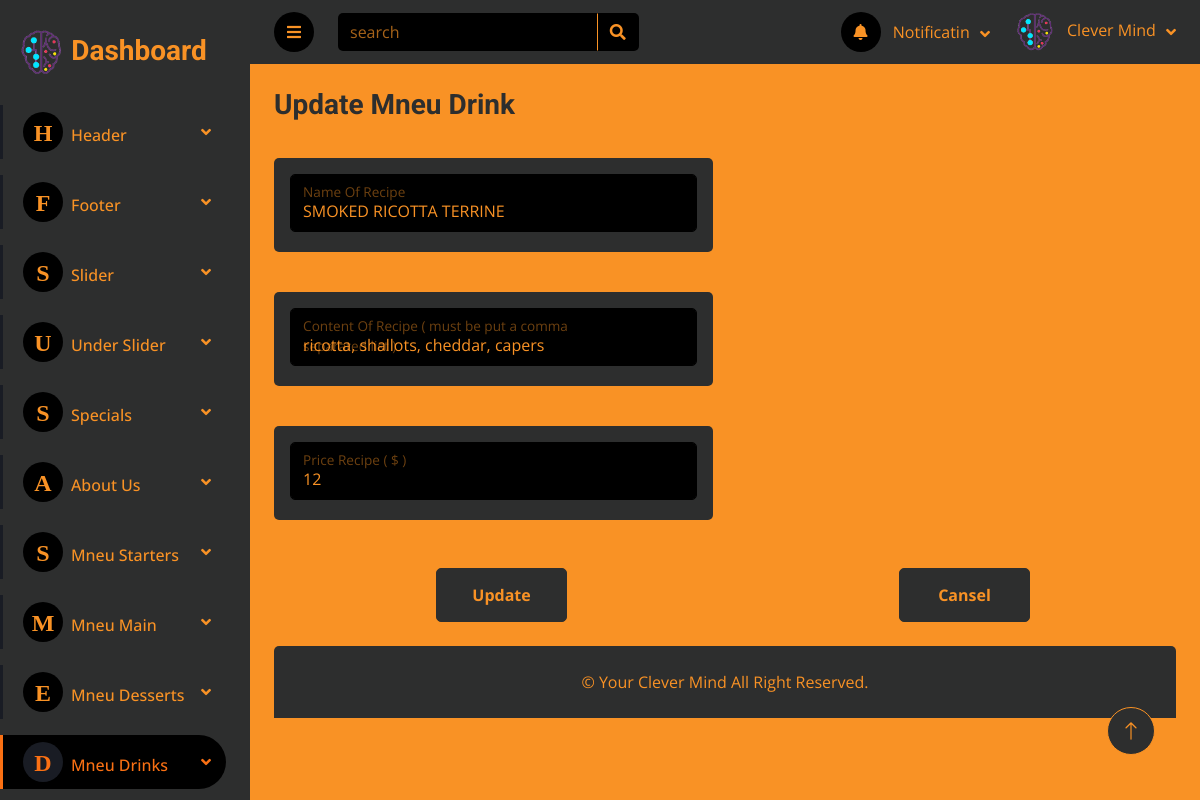
Screenshot of /Dashboard/add_mneu_cart_drinks.php?edit_drinks=2 with the database file from the repository.
### tables this page shows
CREATE TABLE `mneu_cart_drinks` (
  `id_cart_drinks` int(11) NOT NULL,
  `name_recipe_drinks` varchar(200) NOT NULL,
  `content_recipe_drinks` varchar(300) NOT NULL,
  `price_recipe_drinks` varchar(100) NOT NULL
);

### Dashboard/inc/Functions.php (called while the page is built, shortened)
<?php
include "connection.php";
if(isset($_GET['edit_drinks'])){
   $id_cart_drinks=$_GET['edit_drinks'];
   $update=true;
   $sql="SELECT * FROM `mneu_cart_drinks` WHERE `id_cart_drinks`='$id_cart_drinks'";
   $query=mysqli_query($conn,$sql);
   while ($row=mysqli_fetch_assoc($query)) {
      $name_recipe_drinks = $row['name_recipe_drinks'];
      $content_recipe_drinks = $row['content_recipe_drinks'];
      $price_recipe_drinks = $row['price_recipe_drinks'];
   }
}
?>

### Dashboard/add_mneu_cart_drinks.php (the view, shortened to what this page needs)
<?php
include "inc/connection.php";
include "inc/Functions.php";
include "inc/header.php";
?>
                <div class="navbar-nav nv w-100">
                    <div class="nav-item dropdown mb-3">
                        <a href="#" class="nav-link dropdown-toggle" data-bs-toggle="dropdown"><i class="fa me-2"><span style="font-size: 24px;">H</span></i>Header</a>
                    </div>
                    <div class="nav-item dropdown mb-3">
                        <a href="#" class="nav-link dropdown-toggle" data-bs-toggle="dropdown"><i class="fa me-2"><span style="font-size: 24px;">F</span></i>Footer</a>
                    </div>
                    <div class="nav-item dropdown mb-3">
                        <a href="#" class="nav-link dropdown-toggle" data-bs-toggle="dropdown"><i class="fa me-2"><span style="font-size: 24px;">S</span></i>Slider</a>
                    </div>
                    <div class="nav-item dropdown mb-3">
                        <a href="#" class="nav-link dropdown-toggle" data-bs-toggle="dropdown"><i class="fa me-2"><span style="font-size: 24px;">U</span></i>Under Slider</a>
                    </div>
                    <div class="nav-item dropdown mb-3">
                        <a href="#" class="nav-link dropdown-toggle" data-bs-toggle="dropdown"><i class="fa me-2"><span style="font-size: 24px;">S</span></i>Specials</a>
                    </div>
                    <div class="nav-item dropdown mb-3">
                        <a href="#" class="nav-link dropdown-toggle" data-bs-toggle="dropdown"><i class="fa me-2"><span style="font-size: 24px;">A</span></i>About Us</a>
                    </div>
                    <div class="nav-item dropdown mb-3">
                        <a href="#" class="nav-link dropdown-toggle" data-bs-toggle="dropdown"><i class="fa me-2"><span style="font-size: 24px;">S</span></i>Mneu Starters</a>
                    </div>
                    <div class="nav-item dropdown mb-3">
                        <a href="#" class="nav-link dropdown-toggle" data-bs-toggle="dropdown"><i class="fa me-2"><span style="font-size: 24px;">M</span></i>Mneu Main</a>
                    </div>
                    <div class="nav-item dropdown mb-3">
                        <a href="#" class="nav-link dropdown-toggle" data-bs-toggle="dropdown"><i class="fa me-2"><span style="font-size: 24px;">E</span></i>Mneu Desserts</a>
                    </div>
                    <div class="nav-item dropdown mb-3">
                        <a href="#" class="nav-link dropdown-toggle active" data-bs-toggle="dropdown"><i class="fa me-2"><span style="font-size: 24px;">D</span></i>Mneu Drinks</a>
                    </div>
                </div>
            </nav>
        </div>
        <div class="content">
           <?php
            include "inc/navbar.php";
           ?>
            <div class="container-fluid pt-4 px-4">
                <form action="<?php echo $_SERVER['PHP_SELF'] ?>" method="POST" enctype="multipart/form-data">
                    <div class="row g-4">
                        <div class="col-lg-6 col-xl-6">
                            <?php if($update==true || $edit==true): ?>
                                <h3 class="text-secondary alert-link">Update Mneu Drink</h3>
                            <?php else: ?>
                                <h3 class="text-secondary alert-link">Add Mneu Drink</h3>
                            <?php endif; ?>
                        </div>
                    </div>
                    <div class="row g-4 mb-3 mt-1">
                        <div class="col-lg-6 col-xl-6">
                            <div class="bg-secondary rounded align-items-center justify-content-between p-3">
                                <div class="form-floating">
                                    <input type="text" name="name_recipe_drinks" value="<?php echo htmlspecialchars($name_recipe_drinks); ?>" class="form-control" id="floatingInputName" placeholder=" ">
                                    <label for="floatingInputName">Name Of Recipe</label>
                                </div>
                            </div>
                        </div>
                    </div>
                    <div class="row g-4 my-3">
                        <div class="col-lg-6 col-xl-6">
                            <div class="bg-secondary rounded align-items-center justify-content-between p-3">
                                <div class="form-floating">
                                    <input type="text" name="content_recipe_drinks" value="<?php echo htmlspecialchars($content_recipe_drinks); ?>" class="form-control" id="floatingInputContent" placeholder=" ">
                                    <label for="floatingInputContent">Content Of Recipe ( must be put a comma separated list )</label>
                                </div>
                            </div>
                        </div>
                    </div>
                    <div class="row g-4 my-3">
                        <div class="col-lg-6 col-xl-6">
                            <div class="bg-secondary rounded align-items-center justify-content-between p-3">
                                <div class="form-floating">
                                    <input type="number" name="price_recipe_drinks" value="<?php echo htmlspecialchars($price_recipe_drinks); ?>" min="0" step="0.00001" class="form-control" id="floatingInputPrice" placeholder=" ">
                                    <label for="floatingInputPrice"> Price Recipe ( $ )</label>
                                </div>
                            </div>
                        </div>
                    </div>
                    <div class="row g-4 justify-content-around mt-2 mb-2">
                        <div class="col-lg-2 col-xl-2">
                            <?php if($update==true): ?>
                                 <button name="update_recipe_drinks" class="btn btn-secondary m-2 w-100 h-100 alert-link">Update</button>
                            <?php else: ?>
                                <button name="save_recipe_drinks" class="btn btn-secondary m-2 w-100 h-100 alert-link">Save</button>
                            <?php endif; ?>
                        </div>
                        <div class="col-lg-2 col-xl-2">
                            <button name="cansel_recipe_drinks" class="btn btn-secondary m-2 w-100 h-100 alert-link">Cansel</button>
                        </div>
                    </div>
                </form>
            </div>
<?php
    include "inc/footer.php";
?>

### Dashboard/css/style.css (style rules this page uses)
:root { --primary: #EB1616; --secondary: #191C24; --dark: #000000; --black-b: #2d2e2e ; --orange : #F99225 ; --place : #f99325ab; --thumb : #836b545e; --orange-h: rgb(250, 112, 19) ; }
.btn { transition: .5s; }
.content { margin-left: 250px; min-height: 100vh; background: var(--orange); transition: 0.5s; }
@media (min-width: 992px) { .content { width: calc(100% - 250px); } }
.sidebar .navbar .navbar-nav .nav-link { padding: 7px 20px; color: var(--orange); font-weight: 500; border-left: 3px solid var(--secondary); border-radius: 0 30px 30px 0; outline: none; }
.sidebar .navbar .navbar-nav .nav-link:hover, .sidebar .navbar .navbar-nav .nav-link.active { color: var(--orange-h); background: var(--dark); border-color: var(--orange-h); }
.sidebar .navbar .navbar-nav .nav-link i { width: 40px; height: 40px; display: inline-flex; align-items: center; justify-content: center; background: var(--dark); border-radius: 40px; }
.sidebar .navbar .navbar-nav .nav-link:hover i, .sidebar .navbar .navbar-nav .nav-link.active i { background: var(--secondary); }
.sidebar .navbar .dropdown-toggle::after { position: absolute; top: 15px; right: 15px; border: none; content: "\f107"; font-family: "Font Awesome 5 Free"; font-weight: 900; transition: .5s; }

### rows the page displays
mneu_cart_drinks: name_recipe_drinks "SMOKED RICOTTA TERRINE", content_recipe_drinks "ricotta, shallots, cheddar, capers", price_recipe_drinks "12"
